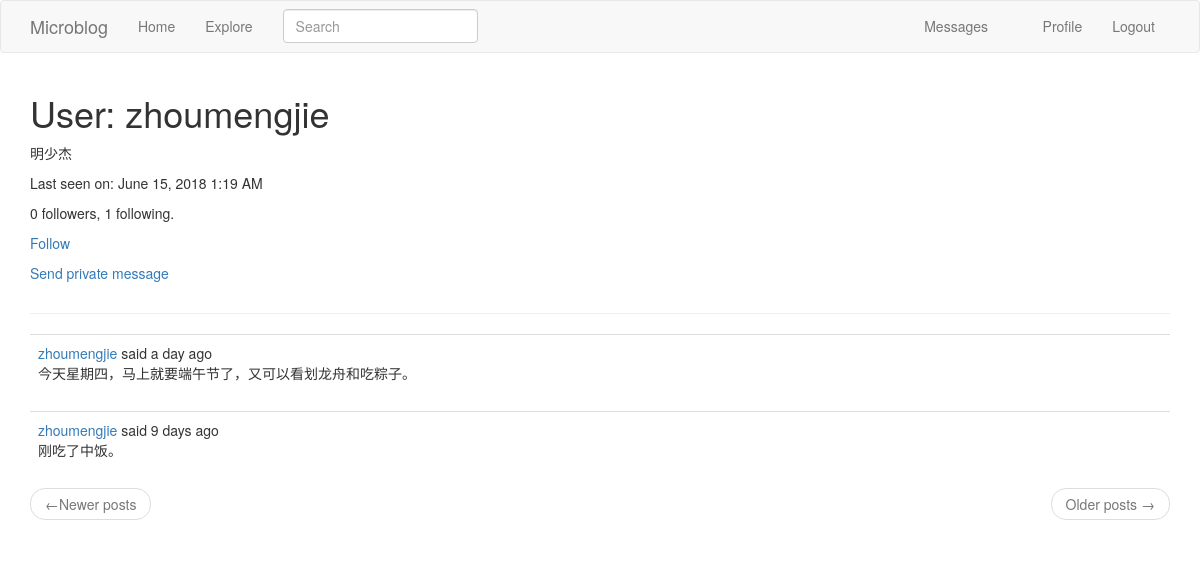
Page /user/zhoumengjie (signed in) on the committed database.
### app/models.py (models this page shows, shortened)
class User(db.Model, UserMixin):
    id = db.Column(db.Integer, primary_key=True)
    username = db.Column(db.String(64), index=True, unique=True)
    email = db.Column(db.String(120), index=True, unique=True)
    password_hash = db.Column(db.String(128))
    posts = db.relationship('Post', backref='author', lazy='dynamic')
    about_me = db.Column(db.String(140))
    last_seen = db.Column(db.DateTime, default=datetime.utcnow)
    followed = db.relationship('User', secondary=followers,
                primaryjoin=(followers.c.follower_id == id),
                secondaryjoin=(followers.c.followed_id == id),
                backref=db.backref('followers', lazy='dynamic'),
                lazy='dynamic')
    message_sent = db.relationship('Message', foreign_keys='Message.sender_id',
                                    backref='author', lazy='dynamic')
    messages_received = db.relationship('Message',
                                        foreign_keys='Message.recipient_id',
                                        backref='recipient', lazy='dynamic')
    last_message_read_time = db.Column(db.DateTime)
    notifications = db.relationship('Notification', backref='user',
                                    lazy='dynamic')
    def is_following(self, user):
        return self.followed.filter(followers.c.followed_id == user.id).count() > 0
    def new_messages(self):
        last_read_time = self.last_message_read_time or datetime(1900, 1, 1)
        return Message.query.filter_by(recipient=self).filter(
            Message.timestamp > last_read_time).count()

class SearchableMixin(object):
    @classmethod
    def before_commit(cls, session):
        session._changes = {
            'add': [obj for obj in session.new if isinstance(obj, cls)],
            'update': [obj for obj in session.dirty if isinstance(obj, cls)],
            'delete': [obj for obj in session.deleted if isinstance(obj, cls)]
    }
    @classmethod
    def after_commit(cls, session):
        for obj in session._changes['add']:
            add_to_index(cls.__tablename__, obj)
        for obj in session._changes['update']:
            add_to_index(cls.__tablename__, obj)
        for obj in session._changes['delete']:
            remove_from_index(cls.__tablename__, obj)
        session._changes = None

class Post(SearchableMixin, db.Model):
    __searchable__ = ['body']
    id = db.Column(db.Integer, primary_key=True)
    body = db.Column(db.String(140))
    timestamp = db.Column(db.DateTime, index=True, default=datetime.utcnow)
    user_id = db.Column(db.Integer, db.ForeignKey('user.id'))

### app/main/routes.py (the view)
@bp.route('/user/<username>')
@login_required
def user(username):
    user = User.query.filter_by(username=username).first_or_404()
    page = request.args.get('page', 1, type=int)
    posts = user.posts.order_by(Post.timestamp.desc()).paginate(
        page, current_app.config['POSTS_PER_PAGE'], False)
    next_url = url_for('main.user', username=user.username, page=posts.next_num) if posts.has_next else None
    prev_url = url_for('main.user', username=user.username, page=posts.prev_num) if posts.has_prev else None
    return render_template('user.html', user=user, posts=posts.items, next_url=next_url, prev_url=prev_url)

### app/main/forms.py
class SearchForm(FlaskForm):
    q = StringField(_l('Search'), validators=[DataRequired()])
    def __init__(self, *args, **kwargs):
        if 'formdata' not in kwargs:
            kwargs['formdata'] = request.args
        if 'csrf_enabled' not in kwargs:
            kwargs['csrf_enabled'] = False
        super(SearchForm, self).__init__(*args, **kwargs)

### app/main/routes.py (called while the page is built)
@bp.before_request
def before_request():
    if current_user.is_authenticated:
        current_user.last_seen = datetime.utcnow()
        db.session.commit()
        g.search_form = SearchForm()
    g.locale = str(get_locale())

### app/models.py (called while the page is built)
@login.user_loader
def load_user(id):
    return User.query.get(int(id))

### app/templates/user.html
{% extends "base.html" %}
{% block app_content %}
    <table>
        <tr valign="top">
            <td>
                <h1>{{ _('User') }}: {{ user.username }}</h1>
                {% if user.about_me %}<p>{{ user.about_me }}</p>{% endif %}
                {% if user.last_seen %}<p>Last seen on: {{ moment(user.last_seen).format('LLL') }}</p>
                {% endif %}
                <p>{{ user.followers.count() }} {{ _('followers') }}, {{ user.followed.count() }} {{ _('following') }}.</p>
                {% if user == current_user %}
                <p><a href="{{ url_for('main.edit_profile') }}">{{ _('Edit your profile') }}</a></p>
                {% elif not current_user.is_following(user) %}
                <p><a href="{{ url_for('main.follow', username=user.username) }}">{{ _('Follow') }}</a></p>
                {% else %}
                <p><a href="{{ url_for('main.unfollow', username=user.username) }}">{{ _('Unfollow') }}</a></p>
                {% endif %}
                {% if user != current_user %}
                <p>
                    <a href="{{ url_for('main.send_message',
                                        recipient=user.username) }}">
                        {{ _('Send private message') }}
                    </a>
                </p>
                {% endif %}
            </td>
        </tr>
    </table>
    <hr>
    {% for post in posts %}
    <p>
        {% include '_post.html' %}
    </p>
    {% endfor %}
    <nav aria-label="...">
            <ul class="pager">
                <li class="previous{% if not prev_url %} disabled{% endif %}">
                    <a href="{{ prev_url or '#' }}">
                        <span aria-hidden="true">&larr;</span>{{ _('Newer posts') }}
                    </a>
                </li>
                <li class="next{% if not next_url %} disabled{% endif %}">
                    <a href="{{ next_url or '#' }}">
                        {{ _('Older posts') }} <span aria-hidden="true">&rarr;</span>
                    </a>
                </li>
            </ul>
    </nav>
{% endblock %}

### app/templates/_post.html (shortened to what this page needs)
<table class="table table-hover">
        <tr valign="top">
            <td>
                {{ _('%(username)s said %(when)s',
                    username=user_link, when=moment(post.timestamp).fromNow()) }}
                <br>
                <span id="post{{ post.id }}">{{ post.body }}</span>
            </td>
        </tr>
    </table>

### rows in the picture
User: username "zhoumengjie", about_me "明少杰", last_seen "June 15, 2018 1:19 AM"
Post: body "今天星期四，马上就要端午节了，又可以看划龙舟和吃粽子。"
Post: body "刚吃了中饭。"

### other values in the picture
{{ user.followers.count() }} "0"
{{ user.followed.count() }} "1"
